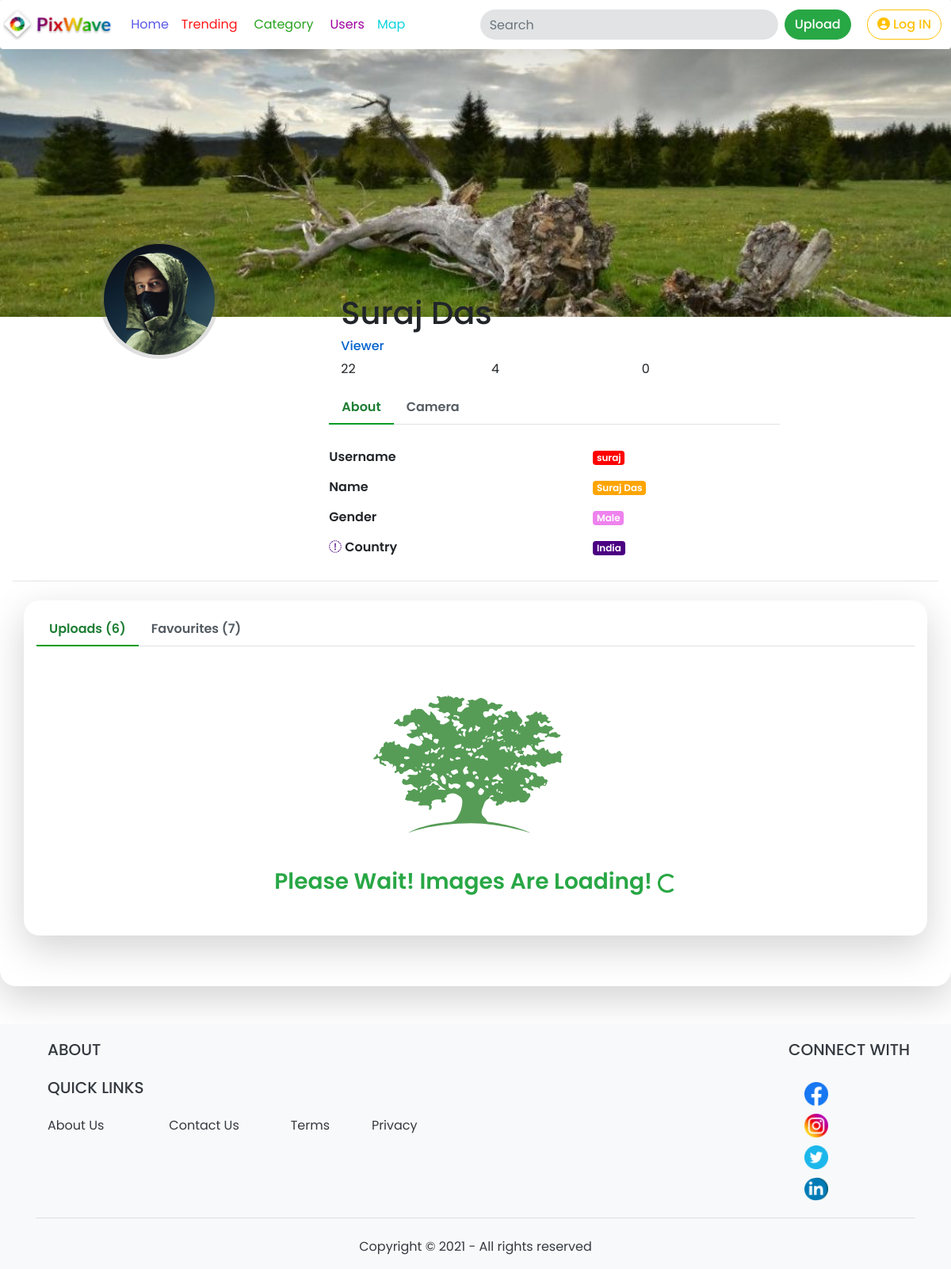
The page /pages/profile.php?u=suraj on the database as committed earlier.
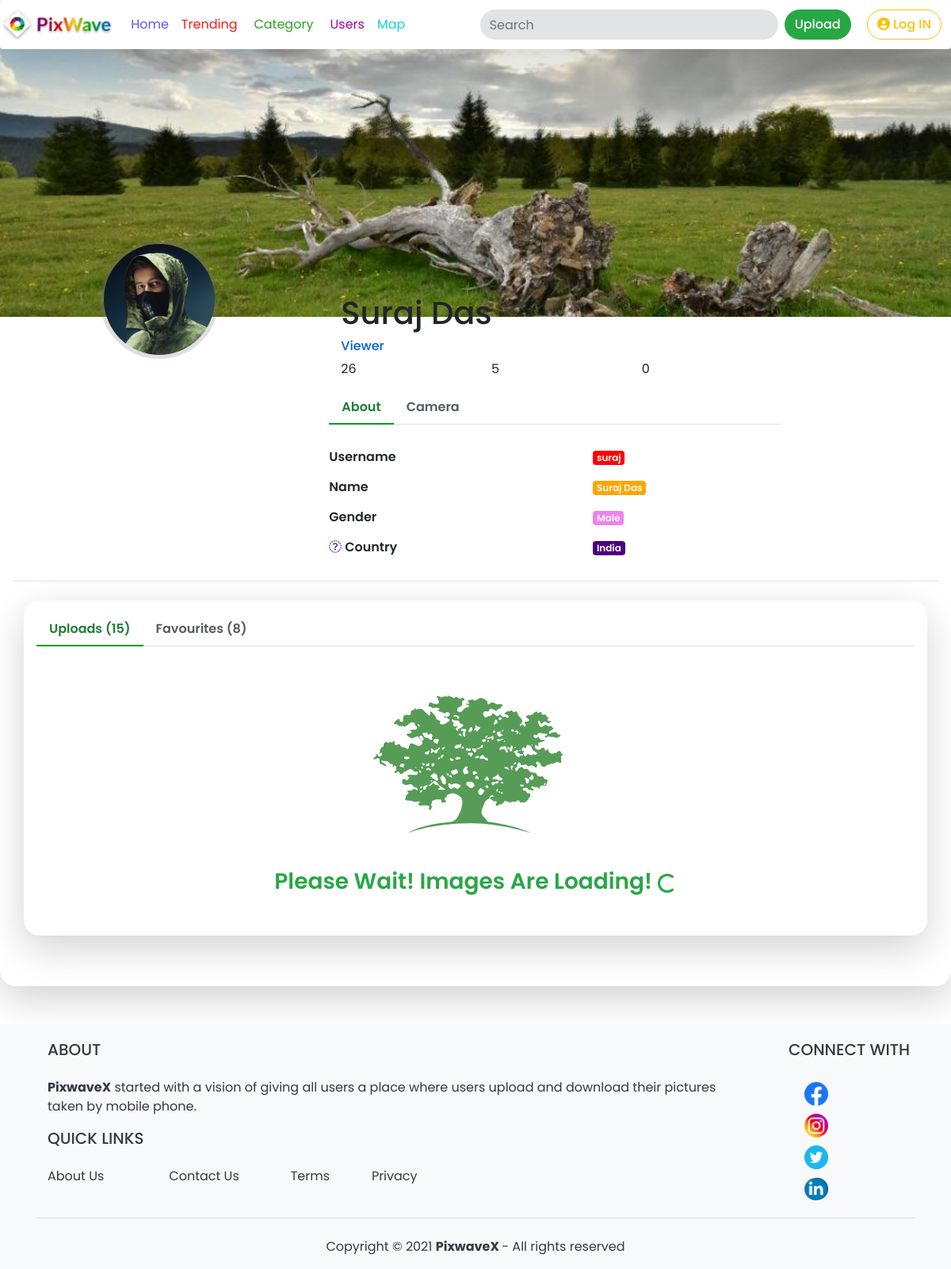
The same page on the database as committed later.
### tables this page shows
CREATE TABLE `users` (
  `id` int(11) NOT NULL,
  `username` varchar(32) NOT NULL,
  `email` varchar(50) NOT NULL,
  `phone_no` varchar(20) NOT NULL,
  `password` varchar(150) NOT NULL,
  `name` varchar(50) NOT NULL,
  `gender` varchar(10) NOT NULL,
  `birth_date` date NOT NULL,
  `active` int(11) NOT NULL DEFAULT 0,
  `register_date` date NOT NULL,
  `last_active` date NOT NULL,
  `country` varchar(32) NOT NULL,
  `city` varchar(60) NOT NULL,
  `zip_code` varchar(11) NOT NULL,
  `email_code` varchar(50) NOT NULL,
  `avatar` varchar(100) NOT NULL,
  `cover` varchar(250) NOT NULL,
  `admin` int(11) NOT NULL,
  `role` varchar(30) NOT NULL,
  `ip_address` varchar(150) NOT NULL,
  `total_views` int(11) NOT NULL DEFAULT 0,
  `total_likes` int(11) NOT NULL DEFAULT 0,
  `device_name` varchar(30) NOT NULL,
  `device_model` varchar(30) NOT NULL,
  `apertures` varchar(5) NOT NULL,
  `resolution` varchar(5) NOT NULL,
  `focal_length` varchar(5) NOT NULL
);

CREATE TABLE `config` (
  `id` int(11) NOT NULL,
  `site_name` varchar(60) NOT NULL,
  `site_title` varchar(150) NOT NULL,
  `site_desc` tinytext NOT NULL
);

### connect.php (called while the page is built, shortened)
<?php
        $site_url="http://localhost/imagez";
?>

### pages/profile.php (the view, shortened to what the rows shown need)
<?php
    require_once('../auth.php');
    if (isset($_GET['u'])) {
        $username=$_GET['u'];
        $sql="SELECT * FROM users WHERE username='$username'";
        $result_log=$connect->query($sql);
        if ($result_log->num_rows==1) {
            $u_id=$_GET['u'];
            $sql="SELECT * FROM users WHERE username='$u_id'";
            $result=$connect->query($sql);
            $row=$result->fetch_assoc();
        }
        else{
            header("Location:404.php");
            exit();
        }
    }
    else {
        if ($login!=1) {
            header("Location:login.php");
            exit();
        }
    }
?>
<!DOCTYPE html>
<html lang="en">
    <head>
        <link rel="stylesheet" href="../css/bootstrap.min.css">
        <link rel="stylesheet" href="../css/tree.css">
        <link href="../css/profile.css" rel="stylesheet">
    </head>
    <body>
        <?php
        require_once('include/header.php');
            $user_username=$row['username'];
            $user_name=$row['name'];
            $user_gender=$row['gender'];
            $user_country=$row['country'];
            $user_avatar=$row['avatar'];
            $user_cover=$row['cover'];
            $user_role=$row['role'];
        ?>
        <img draggable="false" src="..<?php echo $user_cover; ?>" class="bacwall" alt="" onContextMenu="return false;">
        <div class="container-fluid shadow-lg p-3 mb-5 bg-white emp-profile" style="border-radius: 1.25rem;">
                <div class="row prow" style=" margin-top: 100px">
                    <div class="col-md-4">
                        <div class="profile-img">
                            <img draggable="false" class="rounded-circle pix" src="../<?php if(!empty($user_avatar)){echo $user_avatar; } else {echo 'img/avatar.png';}  ?>" onContextMenu="return false;" alt=""/>
                        </div>
                    </div>
                    <div class="col-md-6">
                        <div class="profile-head">
                                <h1 class="col-md-12 d-none d-md-block d-lg-block d-xl-block">
                                    <?php echo $user_name; ?>
                                </h1>
                                <h6 class="col-md-12 d-none d-md-block d-lg-block d-xl-block">
                                    <?php echo $user_role; ?>
                                </h6>
                                    <div class="container col-md-12 d-none d-md-block d-lg-block d-xl-block">
                                        <div class="row">
                                        </div>
                                    </div>
                            <ul class="nav nav-tabs justify-content-center justify-content-md-start" id="myTab" role="tablist">
                                <li class="nav-item">
                                </li>
                                <li class="nav-item">
                                </li>
                            </ul>
                        </div>
                    </div>
                </div>
                <div class="row">
                    <div class="col-md-8">
                        <div class="tab-content profile-tab" id="myTabContent">
                            <div class="tab-pane text-md-left text-center fade show active" id="home" role="tabpanel" aria-labelledby="home-tab">
                                        <div class="row">
                                            <div class="col-6">
                                                <p class="badge" style="color: #fff; background-color: rgb(255, 0, 0);"><?php echo $user_username; ?></p>
                                            </div>
                                        </div>
                                        <div class="row">
                                            <div class="col-6">
                                                <p class="badge" style="color: #fff; background-color: rgb(255, 165, 0);"><?php echo $user_name; ?></p>
                                            </div>
                                        </div>
                                        <div class="row">
                                            <div class="col-6">
                                                <p class="badge"style="color: #fff; background-color: rgb(238, 130, 238);"><?php echo $user_gender; ?></p>
                                            </div>
                                        </div>
                                        <div class="row">
                                            <div class="col-6">
                                                <p class="badge" style="color: #fff; background-color: rgb(75, 0, 130);"><?php echo $user_country; ?></p>
                                            </div>
                                        </div>
                            </div>
                        </div>
                    </div>
                </div>
            <hr class="mb-4">
            <div class="container shadow-lg p-3 mb-5 bg-white my-3 glry" style="border-radius: 1.25rem">
            </div>
        </div>
        <?php
            include('../pages/include/footer.php')
        ?>
    </body>
</html>

### pages/include/footer.php (shortened to what the rows shown need)
<footer>
    <div class="bg-light text-dark pt-1">
            <div class="container">
                <div class="row text-center text-md-left ">
                    <div class="col-md-10 col-xl-10 col-lg-10">
                        <div class="col-12 mt-3">
                            <hrc class="mb-4">
                            <p><?php echo $row_config['site_desc']; ?></p>
                        </div>
                    </div>
                </div>
                <div class="row d-flex justify-content-center">
                    <div>
                        <p>
                            <a style="text-decoration: none;" href="<?php echo $site_url; ?>"><strong class="text-dark" style="text-decoration: none;"> <?php echo $row_config['site_name']; ?> </strong></a>
                        </p>
                    </div>
                </div>
            </div>
</footer>

Rows that differ between the two databases and show on the page:
added config: site_desc "PixwaveX started with a vision of giving all users a place where users upload and download their pictures taken by mobile phone.", site_name "PixwaveX"
Other text that changed with them:
$user_total_views: "22" → "26"
$user_total_likes: "4" → "5"
$total_uploads: "6" → "15"
$total_favourites: "7" → "8"
